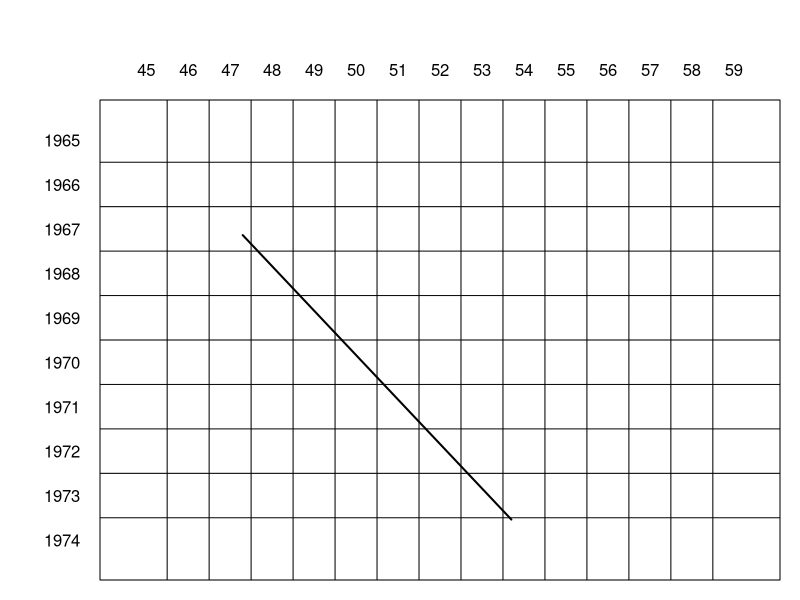

Write R code to recreate this figure.
## ---- chunk 1
library(survival)
options(show.signif.stars = FALSE)  # display statistical intelligence

pfit1 <- pyears(Surv(futime, death) ~ sex + cut(age, c(30, 50, 70, 100)), 
                data = mgus)

round(1000* pfit1$event/pfit1$pyears ,1)
## ---- chunk 2
pfit1$observed

pfit1$pyears

temp <- glm(pfit1$event[1,1] ~ 1+ offset(log(pfit1$pyears[1,1])), poisson)
summary(temp)$coefficients

1000* exp(c(rate= -3.584, lower= -3.584 - 1.96*.267, upper= -3.584 + 1.96* .267))
## ---- chunk 3
mgus$agegrp <- cut(mgus$age, c(30, 50, 70, 100), c("30-50", "50-70", "70+"))
gfit <- glm(death ~ sex + agegrp + offset(log(futime)),
                              poisson, data=mgus)
summary(gfit)
## ---- chunk 4
opar <- par(mar=c(1,5,5,1))
# make a box and put lines on it
plot(c(45, 60), c(1965, 1975), type='n', xaxt='n', yaxt='n', xlab='', ylab='')
abline(v=46:59)
abline(h=1966:1974)
axis(2, 1965:1974 + .5, 1974:1965, las=2, tick=FALSE, col='gray')
axis(3, 45:59 + .5, 45:59, las=1, tick=FALSE, col='gray')
segments(47.8, 1972.36,  54.2, 1965.96, lwd=2)
par(opar)
## ---- chunk 5
ytemp <- tcut(as.Date("1967-08-24"), as.Date(paste0(1964:1974, "-12-31")),
              1965:1974)
atemp <- tcut(17459, floor(44:60 * 365.25 -1), 45:60)
pfit2 <- pyears(Surv(2338, 1) ~ atemp + ytemp, scale=1)
pfit2$pyears[3:12,2:10]
## ---- chunk 6
data1 <- subset(jasa, futime >0)
data1$id <- 1:nrow(data1)
# etime = time since erollment, year = year of enrollment
etime <- tcut(rep(0, nrow(data1)), floor(c(0, .25, 1,2, 5)*365.25), 
                  label= c("0-3 m", "3-12 m", "1-2 y", "2-5 y"))
data1$year <- as.numeric(format(data1$accept.dt, "%Y"))
jfit1 <- pyears(Surv(futime, fustat) ~ year + etime, data1, scale=30.5)
jfit1$off
jfit1$event
round(jfit1$pyears)  # total months of FU
## ---- chunk 7
jfit2 <-  pyears(Surv(futime, fustat) ~ year + etime + hla.a2, data1,
                 scale= 30.5, data.frame=TRUE)
dim(jfit2$data)
jfit2$data[1:5,]
gfit2 <- glm(event ~ year + etime + hla.a2 + offset(log(pyears)),
             family=poisson, data= jfit2$data)
summary(gfit2)
## ---- chunk 8
data2 <- survSplit(Surv(futime, fustat) ~., data1,
                   cut= floor(c(.25, 1, 2,5)* 365.25), episode= "egrp")
table(table(data2$id))
subset(data2, id %in% 6:8, c(id, tstart, futime, fustat, egrp))
## ---- chunk 9
data2$etime <- factor(data2$egrp, 1:4, c("0-3 m", "3-12 m", "1-2 y", "2-5 y"))
data2$pyears <- (data2$futime - data2$tstart)/30.5
gfit2b <- glm(fustat ~ year + etime + hla.a2 + offset(log(pyears)),
              family= poisson, data= data2)
all.equal(coef(gfit2), coef(gfit2b))

nrow(data2)
nrow(jfit2$data)
## ---- chunk 10
data1$ageday <- as.numeric(data1$accept.dt - data1$birth.dt)
data3a <- tmerge(data1[,c("id", "hla.a2", "age", "ageday","year")], data1, 
                 id=id, 
                 death = event(futime, fustat),
                 transplant = tdc(tx.date - accept.dt))

# now add time since enrollment
data3b <- survSplit(Surv(tstart, tstop, death) ~ .,  data3a,
                   cut=c(91, 365, 730), episode= "egrp")

# Add current age
data3c <- data3b
data3c$age1 <- data3c$ageday + data3c$tstart
data3c$age2 <- data3c$ageday + data3c$tstop
data3c <- survSplit(Surv(age1, age2, death) ~ ., data3c,
                   cut= round(2:65 * 365.25), episode= "iage")
print(data3c[7:15, -c(2,4)])

c(data1= nrow(data1), data3a = nrow(data3a), data3b= nrow(data3b), 
  data3c= nrow(data3c))
## ---- chunk 11
data3c$days <- with(data3c, age2 - age1)  # time in days
gfit2c <- glm(death ~ year + factor(egrp) + hla.a2 + offset(log(days)),
              family= poisson, data= data3c)

round(rbind(coef(gfit2), coef(gfit2c)), 4)

gfit3 <- glm(death ~ transplant + factor(egrp) + iage + offset(log(days)),
             family= poisson, data= data3c)
## ---- chunk 12
names(dimnames(survexp.us))
jfit3 <- pyears(Surv(futime, fustat) ~ year + etime, data1,
                ratetable = survexp.us,
                rmap= list(age= age*365.25, sex='m', year=accept.dt))
round(jfit3$expect, 4)

smr <- jfit3$event/ jfit3$expect
round(smr)
## ---- chunk 13
# restore day1, day2 to data3c, and the date at the start of each interval
data3c$day1 <- data3c$age1 - data3c$ageday
data3c$day2 <- data3c$age2 - data3c$ageday
data3c$date <- data3c$day1 + data1$accept.dt[match(data3c$id, data1$id)]

data3c$expect <- survexp( (age2-age1) ~ 1, data = data3c,
                         ratetable= survexp.us,
                         rmap=list(age=age1, sex='m', year=date),
                         method="individual.h")

gsmr <- glm(death ~  transplant + factor(egrp) + iage + offset(log(expect)),
            family= poisson, data=data3c)

round(rbind(gfit3= coef(gfit3), gsmr= coef(gsmr)), 3)
